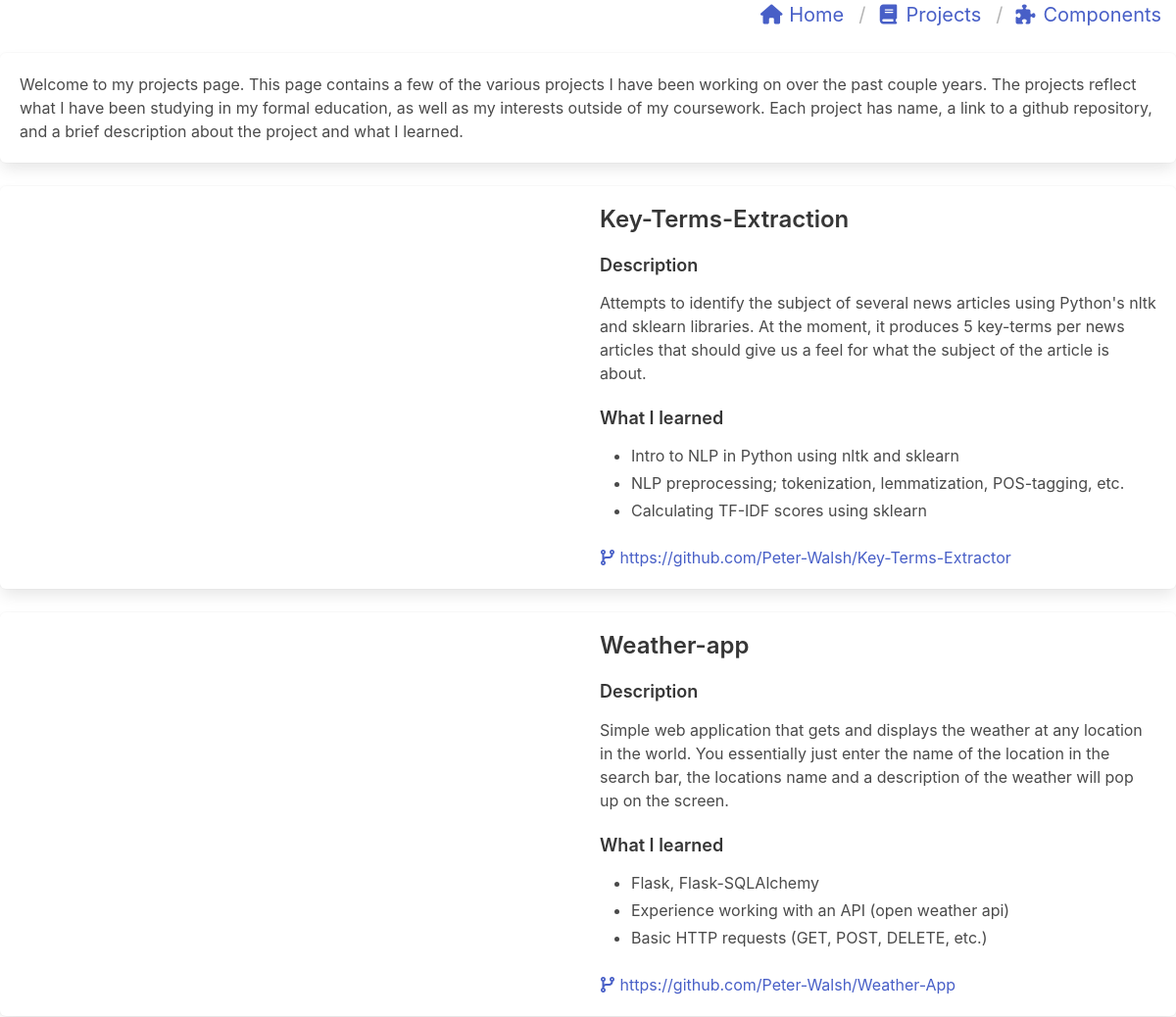
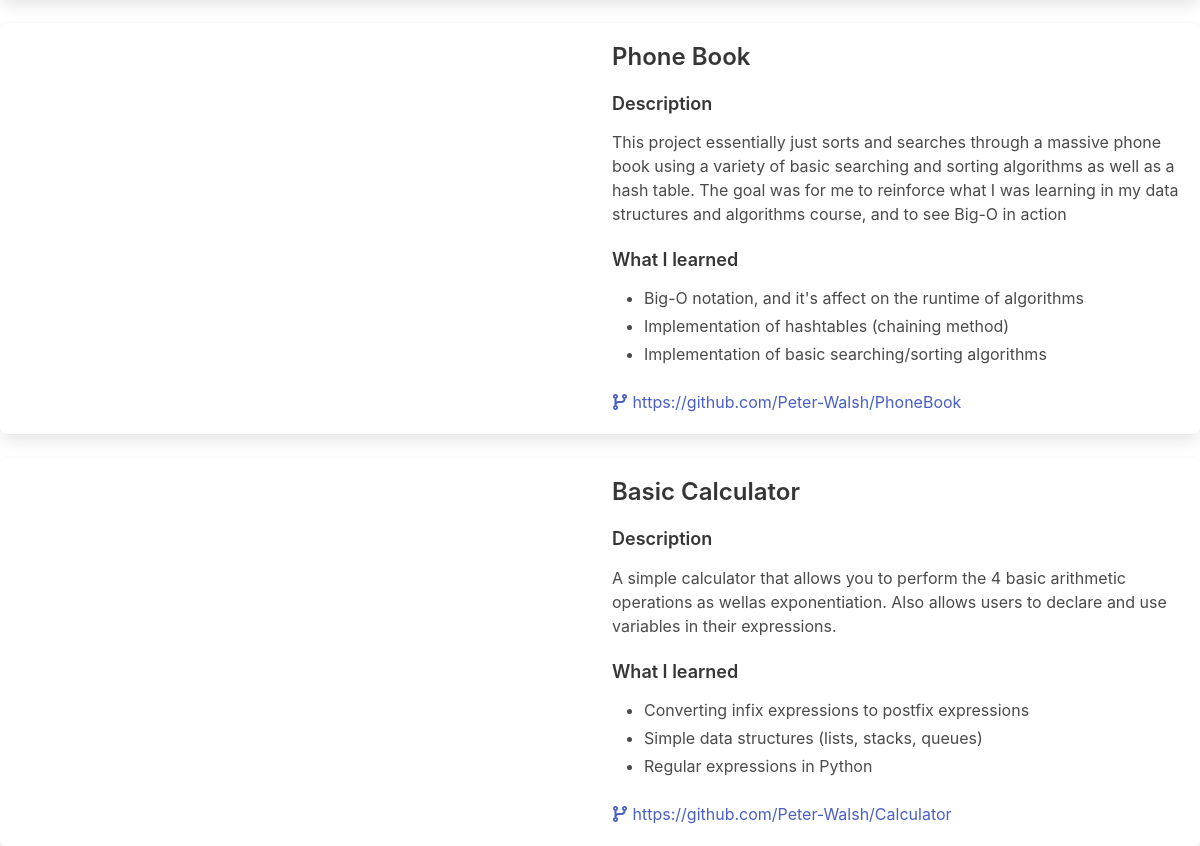
The app's page /projects with its own data (2 pictures, top to bottom).
### app.py (models this page shows, shortened)
class Project(db.Model):
    id = db.Column(db.Integer, primary_key=True)
    name = db.Column(db.String(40), unique=True, nullable=False)
    description = db.Column(db.String(200))
    l1 = db.Column(db.String(100))
    l2 = db.Column(db.String(100))
    l3 = db.Column(db.String(100))
    link = db.Column(db.String(50), unique=True, nullable=False)

### app.py (the view)
@app.route("/projects")
def index_projects():
    context = {}
    for project in Project.query.all():
        context[project.id] = {"name": project.name, "description": project.description,
        "l1": project.l1, "l2": project.l2, "l3": project.l3, "link": project.link}
    return render_template("projects.html", context=context)

### templates/projects.html (shortened to what this page needs)
<!DOCTYPE html>
<html lang="en">
<head>
    <link rel="stylesheet" href="https://cdn.jsdelivr.net/npm/bulma@0.9.3/css/bulma.min.css">
</head>
<body>
    <div class="block">
        <nav class="breadcrumb is-medium is-right" aria-label="breadcrumbs">
    <ul>
        <li>
            <a href="/">
            <span class="icon is-small">
              <i class="fas fa-home" aria-hidden="true"></i>
            </span>
            <span>Home</span>
            </a>
        </li>
        <li>
            <a href="/projects">
            <span class="icon is-small">
              <i class="fas fa-book" aria-hidden="true"></i>
            </span>
            <span>Projects</span>
            </a>
        </li>
        <li>
            <a href="#">
            <span class="icon is-small">
              <i class="fas fa-puzzle-piece" aria-hidden="true"></i>
            </span>
            <span>Components</span>
            </a>
        </li>
    </ul>
</nav>
    </div>
    <div class="box">
        <p>
            Welcome to my projects page. This page contains a few of the various projects
        I have been working on over the past couple years. The projects reflect what I have
        been studying in my formal education, as well as my interests outside of my
            coursework. Each project has name, a link to a github repository, and a brief description
        about the project and what I learned.</p>
    </div>
    {% for project in context %}
    <div class="box">
        <div class="columns">
            <div class="column">
            </div>
            <div class="column">
                <div class="block content">
                    <h3>{{ context[project]['name'] }}</h3>
                </div>
                <div class="block content">
                    <h5>Description</h5>
                    <p>{{ context[project]['description'] }}</p>
                </div>
                <div class="block content">
                    <h5>What I learned</h5>
                    <ul>
                        <li>{{ context[project]['l1'] }}</li>
                        <li>{{ context[project]['l2'] }}</li>
                        <li>{{ context[project]['l3'] }}</li>
                    </ul>
                </div>
                <div class="block">
                    <a href="{{ context[project]['link'] }}">
                        <span class="icon is-small">
                        <i class="fas fa-code-branch" aria-hidden="true"></i>
                        </span>
                        <span>{{ context[project]['link'] }}</span>
                    </a>
                </div>
            </div>
        </div>
    </div>
    {% endfor %}
</body>
</html>

### records on screen
Project: name "Key-Terms-Extraction", description "Attempts to identify the subject of several news articles using Python's nltk and sklearn libraries. At the moment, it produces 5 key-terms per news articles that should give us a feel for what the subject of the article is about.", l1 "Intro to NLP in Python using nltk and sklearn", l2 "NLP preprocessing; tokenization, lemmatization, POS-tagging, etc.", l3 "Calculating TF-IDF scores using sklearn", link "https://github.com/Peter-Walsh/Key-Terms-Extractor"
Project: name "Weather-app", description "Simple web application that gets and displays the weather at any location in the world. You essentially just enter the name of the location in the search bar, the locations name and a description of the weather will pop up on the screen.", l1 "Flask, Flask-SQLAlchemy", l2 "Experience working with an API (open weather api)", l3 "Basic HTTP requests (GET, POST, DELETE, etc.)", link "https://github.com/Peter-Walsh/Weather-App"
Project: name "Phone Book", description "This project essentially just sorts and searches through a massive phone book using a variety of basic searching and sorting algorithms as well as a hash table. The goal was for me to reinforce what I was learning in my data structures and algorithms course, and to see Big-O in action", l1 "Big-O notation, and it's affect on the runtime of algorithms", l2 "Implementation of hashtables (chaining method)", l3 "Implementation of basic searching/sorting algorithms", link "https://github.com/Peter-Walsh/PhoneBook"
Project: name "Basic Calculator", description "A simple calculator that allows you to perform the 4 basic arithmetic operations as wellas exponentiation. Also allows users to declare and use variables in their expressions.", l1 "Converting infix expressions to postfix expressions", l2 "Simple data structures (lists, stacks, queues)", l3 "Regular expressions in Python", link "https://github.com/Peter-Walsh/Calculator"
